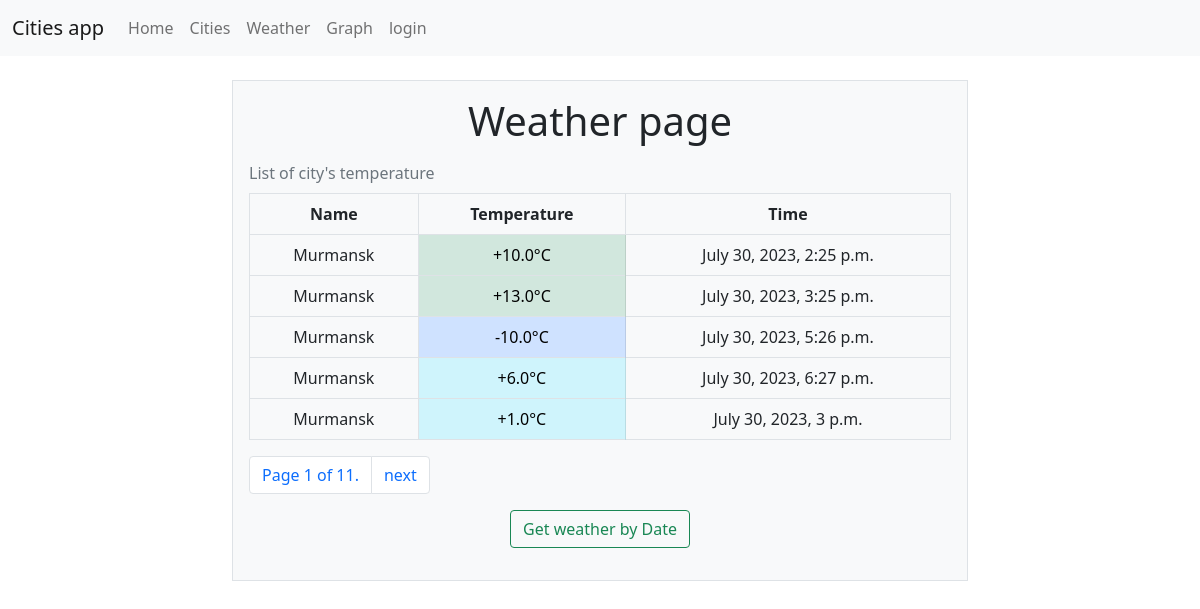
Page /weather/1 on the committed database.
### apps/weather/models.py (models this page shows, shortened)
class WeatherValue(models.Model):
    class Meta:
        db_table = "cities_weathervalue"
    date = models.DateTimeField(default=datetime.datetime.now())
    value = models.FloatField(default=0)
    cities = models.ForeignKey(City, on_delete=models.CASCADE)

### apps/cities/models.py (models this page shows)
class City(models.Model):
    def __str__(self):
        return self.name
    class Meta:
        db_table = "cities_city"
    name = models.CharField(max_length=255)

### apps/weather/list_views/weather_detail_view.py (the view)
# urls.py: path('<int:id>', CityWeatherListView.as_view(), name='city-weather'),
class CityWeatherListView(ListView):
    paginate_by = 5
    template_name = "weather/weather_list.html"
    context_object_name = "city_weathers"
    def get_queryset(self):
        city_id = self.request.path.split("/")[-1]
        return weather_queries.get_weather_by_city(city_id)

### apps/weather/queries/weather_queries.py (called while the page is built)
def get_weather_by_city(city_id: int):
    return WeatherValue.objects.\
        filter(cities_id=city_id)

### apps/templates/weather/weathervalue_list.html (shortened to what this page needs)
{% extends "base.html"%}
{% block content %}
{% if object_list.count > 0 %}
<h2 class="display-6">Weather page</h2>
    <table class="table align-middle table-bordered caption-top">
        <caption>List of city's temperature</caption>
        <thead>
            <th>Name</th>
            <th>Temperature</th>
            <th>Time</th>
        </thead>
        {% for weather in object_list %}
        <tr>
            <td>{{ weather.cities }}</td>
            {% if weather.value == 0 %}
            <td class="table-light">{{ weather.value }}&deg;C</td>
            {% elif weather.value < 0 %}
            <td class="table-primary">{{ weather.value }}&deg;C</td>
            {% elif weather.value < 10 %}
            <td class="table-info">+{{ weather.value }}&deg;C</td>
            {% elif weather.value < 15 %}
            <td class="table-success">+{{ weather.value }}&deg;C</td>
            {% elif weather.value < 20 %}
            <td class="table-warning">+{{ weather.value }}&deg;C</td>
            {% else %}
            <td class="table-danger">+{{ weather.value }}&deg;C</td>
            {% endif %}
            <td>{{ weather.date }}</td>
        </tr>
        {% endfor %}
    </table>
    <nav aria-label="Page navigation example">
        <ul class="pagination">
            <li class="page-item">
                <a class="page-link">Page {{ page_obj.number }} of {{ paginator.num_pages }}.</a>
            </li>
            {% if page_obj.has_next %}
            <li class="page-item">
                <a class="page-link" href="?page={{ page_obj.next_page_number }}" >next</a>
            </li>
            {% endif %}
        </ul>
    </nav>
    {% else %}
    <div class="mb-3">
        <p class="display-4">Nothing to show</p>
        <p class="display-6">If you want to see all records - press "Show all"</p>
        <a href="/weather" class="btn btn-outline-success">Show all</a>
    </div>
    {% endif %}
<div class="mb-3">
    <a class = "btn btn-outline-success" href="date/">Get weather by Date</a>
</div>
{% endblock content %}

### rows in the picture
WeatherValue: cities "Murmansk", value "10.0", date "July 30, 2023, 2:25 p.m."
WeatherValue: cities "Murmansk", value "13.0", date "July 30, 2023, 3:25 p.m."
WeatherValue: cities "Murmansk", value "-10.0", date "July 30, 2023, 5:26 p.m."
WeatherValue: cities "Murmansk", value "6.0", date "July 30, 2023, 6:27 p.m."
WeatherValue: cities "Murmansk", value "1.0", date "July 30, 2023, 3 p.m."

### other values in the picture
{{ page_obj.number }} "1"
{{ paginator.num_pages }} "11"
